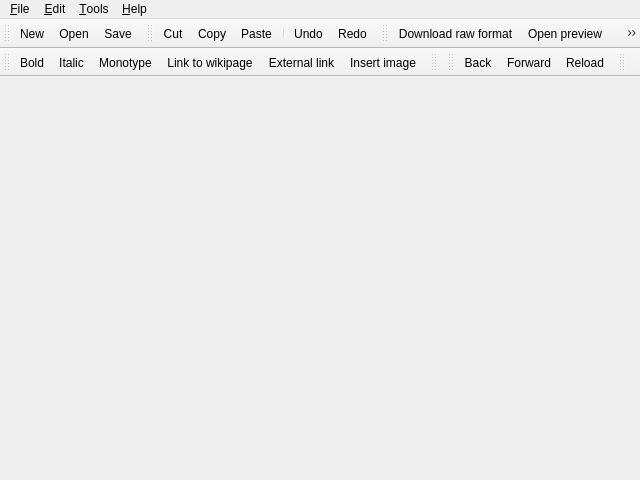
<?xml version="1.0" encoding="UTF-8"?>
<ui version="4.0">
 <class>CInyokaEdit</class>
 <widget class="QMainWindow" name="CInyokaEdit">
  <property name="geometry">
   <rect>
    <x>0</x>
    <y>0</y>
    <width>640</width>
    <height>480</height>
   </rect>
  </property>
  <property name="windowTitle">
   <string/>
  </property>
  <property name="windowIcon">
   <iconset resource="res/inyokaedit_resources.qrc">
    <normaloff>:/images/inyokaedit_64x64.png</normaloff>:/images/inyokaedit_64x64.png</iconset>
  </property>
  <property name="locale">
   <locale language="English" country="UnitedKingdom"/>
  </property>
  <property name="unifiedTitleAndToolBarOnMac">
   <bool>true</bool>
  </property>
  <widget class="QWidget" name="centralWidget"/>
  <widget class="QMenuBar" name="menuBar">
   <property name="geometry">
    <rect>
     <x>0</x>
     <y>0</y>
     <width>640</width>
     <height>20</height>
    </rect>
   </property>
   <widget class="QMenu" name="fileMenu">
    <property name="locale">
     <locale language="English" country="UnitedKingdom"/>
    </property>
    <property name="title">
     <string>&amp;File</string>
    </property>
    <widget class="QMenu" name="fileMenuLastOpened">
     <property name="title">
      <string>Open &amp;recent</string>
     </property>
    </widget>
    <widget class="QMenu" name="fileMenuFromTemplate">
     <property name="title">
      <string>New from &amp;template</string>
     </property>
    </widget>
    <addaction name="newAct"/>
    <addaction name="fileMenuFromTemplate"/>
    <addaction name="openAct"/>
    <addaction name="fileMenuLastOpened"/>
    <addaction name="saveAct"/>
    <addaction name="saveAsAct"/>
    <addaction name="separator"/>
    <addaction name="printPreviewAct"/>
    <addaction name="separator"/>
    <addaction name="exitAct"/>
   </widget>
   <widget class="QMenu" name="editMenu">
    <property name="title">
     <string>&amp;Edit</string>
    </property>
    <addaction name="undoAct"/>
    <addaction name="redoAct"/>
    <addaction name="separator"/>
    <addaction name="cutAct"/>
    <addaction name="copyAct"/>
    <addaction name="pasteAct"/>
    <addaction name="separator"/>
    <addaction name="searchAct"/>
    <addaction name="replaceAct"/>
    <addaction name="findNextAct"/>
    <addaction name="findPreviousAct"/>
    <addaction name="separator"/>
    <addaction name="preferencesAct"/>
   </widget>
   <widget class="QMenu" name="helpMenu">
    <property name="title">
     <string>&amp;Help</string>
    </property>
    <addaction name="showSyntaxOverviewAct"/>
    <addaction name="reportBugAct"/>
    <addaction name="aboutAct"/>
   </widget>
   <widget class="QMenu" name="toolsMenu">
    <property name="locale">
     <locale language="English" country="UnitedKingdom"/>
    </property>
    <property name="title">
     <string>&amp;Tools</string>
    </property>
    <addaction name="updateIWLsAct"/>
    <addaction name="downloadInyokaStylesAct"/>
    <addaction name="deleteTempImagesAct"/>
   </widget>
   <addaction name="fileMenu"/>
   <addaction name="editMenu"/>
   <addaction name="toolsMenu"/>
   <addaction name="helpMenu"/>
  </widget>
  <widget class="QToolBar" name="fileToolBar">
   <property name="windowTitle">
    <string>File</string>
   </property>
   <attribute name="toolBarArea">
    <enum>TopToolBarArea</enum>
   </attribute>
   <attribute name="toolBarBreak">
    <bool>false</bool>
   </attribute>
   <addaction name="newAct"/>
   <addaction name="openAct"/>
   <addaction name="saveAct"/>
  </widget>
  <widget class="QToolBar" name="editToolBar">
   <property name="windowTitle">
    <string>Edit</string>
   </property>
   <attribute name="toolBarArea">
    <enum>TopToolBarArea</enum>
   </attribute>
   <attribute name="toolBarBreak">
    <bool>false</bool>
   </attribute>
   <addaction name="cutAct"/>
   <addaction name="copyAct"/>
   <addaction name="pasteAct"/>
   <addaction name="separator"/>
   <addaction name="undoAct"/>
   <addaction name="redoAct"/>
  </widget>
  <widget class="QToolBar" name="previewDlBar">
   <property name="windowTitle">
    <string>Preview / Download</string>
   </property>
   <attribute name="toolBarArea">
    <enum>TopToolBarArea</enum>
   </attribute>
   <attribute name="toolBarBreak">
    <bool>false</bool>
   </attribute>
   <addaction name="downloadArticleAct"/>
   <addaction name="previewAct"/>
   <addaction name="uploadArticleAct"/>
  </widget>
  <widget class="QToolBar" name="inyokaeditorBar">
   <property name="windowTitle">
    <string>Inyoka editor</string>
   </property>
   <attribute name="toolBarArea">
    <enum>TopToolBarArea</enum>
   </attribute>
   <attribute name="toolBarBreak">
    <bool>true</bool>
   </attribute>
   <addaction name="boldAct"/>
   <addaction name="italicAct"/>
   <addaction name="monotypeAct"/>
   <addaction name="wikilinkAct"/>
   <addaction name="externalLinkAct"/>
   <addaction name="imageAct"/>
  </widget>
  <widget class="QToolBar" name="samplesmacrosBar">
   <property name="windowTitle">
    <string>Samples and macros</string>
   </property>
   <attribute name="toolBarArea">
    <enum>TopToolBarArea</enum>
   </attribute>
   <attribute name="toolBarBreak">
    <bool>false</bool>
   </attribute>
  </widget>
  <widget class="QToolBar" name="browserBar">
   <property name="windowTitle">
    <string>Browser toolbar</string>
   </property>
   <attribute name="toolBarArea">
    <enum>TopToolBarArea</enum>
   </attribute>
   <attribute name="toolBarBreak">
    <bool>false</bool>
   </attribute>
   <addaction name="goBackBrowserAct"/>
   <addaction name="goForwardBrowserAct"/>
   <addaction name="reloadBrowserAct"/>
  </widget>
  <widget class="QToolBar" name="pluginsBar">
   <property name="windowTitle">
    <string>Plugins toolBar</string>
   </property>
   <attribute name="toolBarArea">
    <enum>TopToolBarArea</enum>
   </attribute>
   <attribute name="toolBarBreak">
    <bool>false</bool>
   </attribute>
  </widget>
  <action name="reportBugAct">
   <property name="icon">
    <iconset resource="res/inyokaedit_resources.qrc">
     <normaloff>:/images/bug.png</normaloff>:/images/bug.png</iconset>
   </property>
   <property name="text">
    <string>Report &amp;bug</string>
   </property>
   <property name="toolTip">
    <string>Report a bug - For this a launchpad account is needed!</string>
   </property>
  </action>
  <action name="aboutAct">
   <property name="icon">
    <iconset resource="res/inyokaedit_resources.qrc">
     <normaloff>:/images/question.png</normaloff>:/images/question.png</iconset>
   </property>
   <property name="text">
    <string>&amp;About</string>
   </property>
   <property name="toolTip">
    <string>Shows the about box of this application</string>
   </property>
  </action>
  <action name="newAct">
   <property name="icon">
    <iconset resource="res/inyokaedit_resources.qrc">
     <normaloff>:/images/document-new.png</normaloff>:/images/document-new.png</iconset>
   </property>
   <property name="text">
    <string>&amp;New</string>
   </property>
   <property name="toolTip">
    <string>Create a new file</string>
   </property>
  </action>
  <action name="openAct">
   <property name="icon">
    <iconset resource="res/inyokaedit_resources.qrc">
     <normaloff>:/images/document-open.png</normaloff>:/images/document-open.png</iconset>
   </property>
   <property name="text">
    <string>&amp;Open...</string>
   </property>
   <property name="toolTip">
    <string>Open a file</string>
   </property>
  </action>
  <action name="saveAct">
   <property name="icon">
    <iconset resource="res/inyokaedit_resources.qrc">
     <normaloff>:/images/document-save.png</normaloff>:/images/document-save.png</iconset>
   </property>
   <property name="text">
    <string>&amp;Save</string>
   </property>
   <property name="toolTip">
    <string>Save current document</string>
   </property>
  </action>
  <action name="saveAsAct">
   <property name="text">
    <string>Save as...</string>
   </property>
   <property name="toolTip">
    <string>Save current document under a new name</string>
   </property>
  </action>
  <action name="exitAct">
   <property name="text">
    <string>&amp;Quit</string>
   </property>
   <property name="toolTip">
    <string>Quit the application</string>
   </property>
  </action>
  <action name="undoAct">
   <property name="icon">
    <iconset resource="res/inyokaedit_resources.qrc">
     <normaloff>:/images/edit-undo.png</normaloff>:/images/edit-undo.png</iconset>
   </property>
   <property name="text">
    <string>Undo</string>
   </property>
   <property name="toolTip">
    <string>Undo changes</string>
   </property>
  </action>
  <action name="redoAct">
   <property name="icon">
    <iconset resource="res/inyokaedit_resources.qrc">
     <normaloff>:/images/edit-redo.png</normaloff>:/images/edit-redo.png</iconset>
   </property>
   <property name="text">
    <string>Redo</string>
   </property>
   <property name="toolTip">
    <string>Redo changes</string>
   </property>
  </action>
  <action name="cutAct">
   <property name="icon">
    <iconset resource="res/inyokaedit_resources.qrc">
     <normaloff>:/images/edit-cut.png</normaloff>:/images/edit-cut.png</iconset>
   </property>
   <property name="text">
    <string>Cut</string>
   </property>
   <property name="toolTip">
    <string>Cut highlighted text</string>
   </property>
  </action>
  <action name="copyAct">
   <property name="icon">
    <iconset resource="res/inyokaedit_resources.qrc">
     <normaloff>:/images/edit-copy.png</normaloff>:/images/edit-copy.png</iconset>
   </property>
   <property name="text">
    <string>Copy</string>
   </property>
   <property name="toolTip">
    <string>Copy highlighted text</string>
   </property>
  </action>
  <action name="pasteAct">
   <property name="icon">
    <iconset resource="res/inyokaedit_resources.qrc">
     <normaloff>:/images/edit-paste.png</normaloff>:/images/edit-paste.png</iconset>
   </property>
   <property name="text">
    <string>Paste</string>
   </property>
   <property name="toolTip">
    <string>Paste text from clipboard</string>
   </property>
  </action>
  <action name="searchAct">
   <property name="icon">
    <iconset resource="res/inyokaedit_resources.qrc">
     <normaloff>:/images/edit-find.png</normaloff>:/images/edit-find.png</iconset>
   </property>
   <property name="text">
    <string>Find...</string>
   </property>
   <property name="toolTip">
    <string>Find text</string>
   </property>
  </action>
  <action name="replaceAct">
   <property name="icon">
    <iconset resource="res/inyokaedit_resources.qrc">
     <normaloff>:/images/edit-find-replace.png</normaloff>:/images/edit-find-replace.png</iconset>
   </property>
   <property name="text">
    <string>Replace...</string>
   </property>
   <property name="toolTip">
    <string>Replace text</string>
   </property>
  </action>
  <action name="findNextAct">
   <property name="icon">
    <iconset resource="res/inyokaedit_resources.qrc">
     <normaloff>:/images/go-down.png</normaloff>:/images/go-down.png</iconset>
   </property>
   <property name="text">
    <string>Find next</string>
   </property>
   <property name="toolTip">
    <string>Find next (search forward)</string>
   </property>
  </action>
  <action name="findPreviousAct">
   <property name="icon">
    <iconset resource="res/inyokaedit_resources.qrc">
     <normaloff>:/images/go-up.png</normaloff>:/images/go-up.png</iconset>
   </property>
   <property name="text">
    <string>Find previous</string>
   </property>
   <property name="toolTip">
    <string>Find previous (search backward)</string>
   </property>
  </action>
  <action name="previewAct">
   <property name="icon">
    <iconset resource="res/inyokaedit_resources.qrc">
     <normaloff>:/images/x-office-document.png</normaloff>:/images/x-office-document.png</iconset>
   </property>
   <property name="text">
    <string>Open preview</string>
   </property>
   <property name="toolTip">
    <string>Open preview of current article</string>
   </property>
  </action>
  <action name="downloadArticleAct">
   <property name="icon">
    <iconset resource="res/inyokaedit_resources.qrc">
     <normaloff>:/images/download.png</normaloff>:/images/download.png</iconset>
   </property>
   <property name="text">
    <string>Download raw format</string>
   </property>
   <property name="toolTip">
    <string>Downloads raw format of an existing Inyoka article</string>
   </property>
  </action>
  <action name="boldAct">
   <property name="icon">
    <iconset resource="res/inyokaedit_resources.qrc">
     <normaloff>:/images/format-text-bold.png</normaloff>:/images/format-text-bold.png</iconset>
   </property>
   <property name="text">
    <string>Bold</string>
   </property>
   <property name="toolTip">
    <string>Bold - File names, folders, packages, file extensions</string>
   </property>
  </action>
  <action name="italicAct">
   <property name="icon">
    <iconset resource="res/inyokaedit_resources.qrc">
     <normaloff>:/images/format-text-italic.png</normaloff>:/images/format-text-italic.png</iconset>
   </property>
   <property name="text">
    <string>Italic</string>
   </property>
   <property name="toolTip">
    <string>Italic - Menu entries, buttons, G-Conf keys - Always enclosed by quotation marks!</string>
   </property>
  </action>
  <action name="monotypeAct">
   <property name="icon">
    <iconset resource="res/inyokaedit_resources.qrc">
     <normaloff>:/images/monotype.png</normaloff>:/images/monotype.png</iconset>
   </property>
   <property name="text">
    <string>Monotype</string>
   </property>
   <property name="toolTip">
    <string>Monotype - Commands and their options, console outputs in continuous text, modules, users, groups</string>
   </property>
  </action>
  <action name="wikilinkAct">
   <property name="icon">
    <iconset resource="res/inyokaedit_resources.qrc">
     <normaloff>:/images/go-next.png</normaloff>:/images/go-next.png</iconset>
   </property>
   <property name="text">
    <string>Link to wikipage</string>
   </property>
   <property name="toolTip">
    <string>Link to an Inyoka wiki page</string>
   </property>
  </action>
  <action name="externalLinkAct">
   <property name="icon">
    <iconset resource="res/inyokaedit_resources.qrc">
     <normaloff>:/images/internet-web-browser.png</normaloff>:/images/internet-web-browser.png</iconset>
   </property>
   <property name="text">
    <string>External link</string>
   </property>
   <property name="toolTip">
    <string>Link to an external website - always with flag e.g. {en}, {de}!</string>
   </property>
  </action>
  <action name="imageAct">
   <property name="icon">
    <iconset resource="res/inyokaedit_resources.qrc">
     <normaloff>:/images/image-x-generic.png</normaloff>:/images/image-x-generic.png</iconset>
   </property>
   <property name="text">
    <string>Insert image</string>
   </property>
   <property name="toolTip">
    <string>Insert an image</string>
   </property>
  </action>
  <action name="deleteTempImagesAct">
   <property name="icon">
    <iconset resource="res/inyokaedit_resources.qrc">
     <normaloff>:/images/edit-delete.png</normaloff>:/images/edit-delete.png</iconset>
   </property>
   <property name="text">
    <string>Delete temporarily images</string>
   </property>
   <property name="toolTip">
    <string>Delete images which had been downloaded with an article.</string>
   </property>
  </action>
  <action name="downloadInyokaStylesAct">
   <property name="icon">
    <iconset resource="res/inyokaedit_resources.qrc">
     <normaloff>:/images/go-down.png</normaloff>:/images/go-down.png</iconset>
   </property>
   <property name="text">
    <string>Download Inyoka styles</string>
   </property>
  </action>
  <action name="goBackBrowserAct">
   <property name="icon">
    <iconset resource="res/inyokaedit_resources.qrc">
     <normaloff>:/images/go-previous.png</normaloff>:/images/go-previous.png</iconset>
   </property>
   <property name="text">
    <string>Back</string>
   </property>
  </action>
  <action name="goForwardBrowserAct">
   <property name="icon">
    <iconset resource="res/inyokaedit_resources.qrc">
     <normaloff>:/images/go-next.png</normaloff>:/images/go-next.png</iconset>
   </property>
   <property name="text">
    <string>Forward</string>
   </property>
  </action>
  <action name="reloadBrowserAct">
   <property name="icon">
    <iconset resource="res/inyokaedit_resources.qrc">
     <normaloff>:/images/view-refresh.png</normaloff>:/images/view-refresh.png</iconset>
   </property>
   <property name="text">
    <string>Reload</string>
   </property>
   <property name="toolTip">
    <string>Reload</string>
   </property>
  </action>
  <action name="printPreviewAct">
   <property name="icon">
    <iconset resource="res/inyokaedit_resources.qrc">
     <normaloff>:/images/document-print.png</normaloff>:/images/document-print.png</iconset>
   </property>
   <property name="text">
    <string>Print preview</string>
   </property>
   <property name="toolTip">
    <string>Print preview or export to PDF</string>
   </property>
  </action>
  <action name="showSyntaxOverviewAct">
   <property name="text">
    <string>&amp;Syntax overview</string>
   </property>
  </action>
  <action name="preferencesAct">
   <property name="icon">
    <iconset resource="res/inyokaedit_resources.qrc">
     <normaloff>:/images/preferences-system.png</normaloff>:/images/preferences-system.png</iconset>
   </property>
   <property name="text">
    <string>Preferences</string>
   </property>
  </action>
  <action name="uploadArticleAct">
   <property name="enabled">
    <bool>false</bool>
   </property>
   <property name="icon">
    <iconset resource="res/inyokaedit_resources.qrc">
     <normaloff>:/images/upload.png</normaloff>:/images/upload.png</iconset>
   </property>
   <property name="text">
    <string>Upload article</string>
   </property>
  </action>
  <action name="updateIWLsAct">
   <property name="icon">
    <iconset resource="res/inyokaedit_resources.qrc">
     <normaloff>:/images/uu.ico</normaloff>:/images/uu.ico</iconset>
   </property>
   <property name="text">
    <string>Update InterWiki-Links</string>
   </property>
  </action>
 </widget>
 <layoutdefault spacing="6" margin="11"/>
 <resources>
  <include location="res/inyokaedit_resources.qrc"/>
 </resources>
 <connections/>
</ui>
